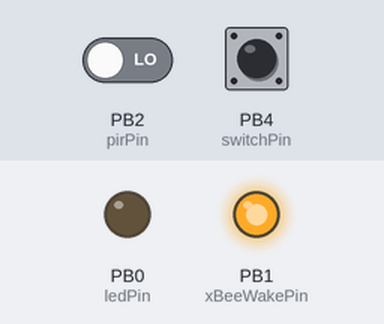
Recording of a sketch running on a simulated ATtiny85, built with avr-gcc and run on an emulated ATtiny85. On the bench: output pins drawn as LEDs (lit = HIGH). The inputs (shaded band) are chosen by the test bench; at power-on: PB4 (switchPin) LOW, PB2 (pirPin) LOW. Sleep ends after the set time or at an interrupt.

Above: at 17.2 s.
17.3 s: PB4 (switchPin) pulled HIGH for 3 s
Timing chart, 0 to 34.3 s (numbered marks = the images above; inputs shaded):
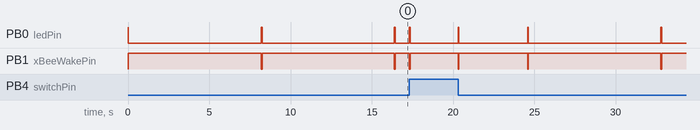

The sketch:

TinyMotion.ino
```cpp
/*
 * TinyMotion
 *
 * AVR: ATTiny85 (MFG P/N: ATTINY85-20PU)
 *
 * Fuses programmed for AVR (uses internal 8MHz clock source)
 * LFUSE = 0xE2 (Low Fuse)
 * HFUSE = 0xDF (High Fuse)
 * EFUSE = 0xFF (Extended Fuse)
 *
 * Vcc: 5V from Adafruit MintyBoost connected to LiPoly battery
 * Attached hardware: PIR sensor (detection), XBee (notification), 3mm Green LED (notification), push button (test)
 *
 * Run-time test calculations: http://oregonembedded.com/batterycalc.htm
 * Battery capacity: 1300mAh LiPoly battery
 * Test condition: Hiding underneath a table with an EX330 multimeter in mA mode. (I also had a laptop.)
 * Current consumption during sleep: 0.06mA (revised number from the breadboard version)
 * Current consumption during wakeup: 50mA (full transmit power of XBee is around ~45mA)
 * Number of wakeups per hour: 450 (watchdog triggered every ~8 seconds, 7.5 triggers per minute, 450 triggers
 *  per hour) .. 60 [seconds/per minute] / 8 [1 trigger/every 8 seconds] = 7.5 [triggers/min].
 *               7.5 [triggers/minute] * 60 [minutes/hr] = 450 [triggers/hour].
 * Duration of wake: around 55.4ms (at max)
 * After 15% derating for self-discharge, 113.45 days or 0.31 years.
 * This does not account for constant motion triggering, DC conversion loss, subatomic physics, etc.
 * If you have a lot of motion, hook this up to a (battery-backed) consistent power source.
 *
 */

#include <avr/sleep.h>
#include <avr/power.h>
#include <avr/wdt.h>

#include <SoftwareSerial.h>

#define CHIPID "DECAFBAD"          // A unique identifier for this particular chip.
                                   // Change this if you have multiple monitors.

SoftwareSerial xBeeComm(NULL, 3);  // None == RX, 3 == TX

const uint8_t ledPin      = 0;     // choose the pin for the LED
const uint8_t xBeeWakePin = 1;     // xbee wake up pin
                                   // configured with 'pin hibernate' (modem configuration
                                   // -> sleep modes in X-CTU)
const uint8_t pirPin    = 2;     // choose the input pin (for PIR sensor)
const uint8_t switchPin   = 4;     // test switch (if the PIR is broken this can help check its state)
bool wokenByDog = 0;               // state flag for watchdog timer wakeup

void setup() {
  // Wake up at regular intervals and send information
  //WDTCR |= _BV(WDE); // enable watchdog timer
  // enable watchdog timer in interrupt mode (using an 8 second timeout -- see p. 47-49 of datasheet)
  WDTCR |= _BV(WDIE) | _BV(WDP3) | _BV(WDP0);

  // Normally this interrupt is the right way to do stuff, but it seems to make softwareserial unhappy.
  // Instead, this uses pin change interrupts, which catch on both the rising and falling edge
  // of the PIR in edge triggering mode (so it alarms 'twice').

  // If you feel like hacking and slashing your way to a fix, here is how to setup INT0 on pin 2:
  // GIMSK |= _BV(INT0);   // Enable INT0 external interrupt (pin 2)
  // MCUCR |= _BV(ISC01) | _BV(ISC01); // Trigger interrupt on rising edge

  // Pin change interrupts
  // See 9.3.2 General Interrupt Mask Register (ATtiny85 data sheet) for information on this
  GIMSK |= _BV(PCIE);   // Enable pin change interrupts
  PCMSK |= _BV(PCINT2); // Wake on PIR pin change
  PCMSK |= _BV(PCINT4); // Wake on switch press, pin 4

  // Power conservation
  ADCSRA &= ~_BV(ADEN);    // Disable ADC
  ACSR |= _BV(ACD);        // Disable the analog comparator
  DIDR0 |= _BV(ADC0D) | _BV(ADC2D) | _BV(ADC3D) | _BV(ADC1D)
            | _BV(AIN1D) | _BV(AIN0D); // digital input buffer on ADC pins disabled

  xBeeComm.begin(9600);
  pinMode(ledPin, OUTPUT);
  pinMode(pirPin, INPUT);
  pinMode(xBeeWakePin, OUTPUT);
  pinMode(switchPin, INPUT);
}

void loop() {
  systemWakeup();

  // Heartbeat
  if(wokenByDog) {
    xBeeComm.print(CHIPID);
    xBeeComm.print(':');
    xBeeComm.println("STILL_ALIVE");
    wokenByDog = 0;
  }

  // PIR sensed something
  if(digitalRead(pirPin) == HIGH) {
    xBeeComm.print(CHIPID);
    xBeeComm.print(':');
    xBeeComm.println("ALARM");
  }

  // Chip test
  if(digitalRead(switchPin) == HIGH) {
    xBeeComm.print(CHIPID);
    xBeeComm.print(':');
    xBeeComm.println("CHIP_OK");
  }

  systemSleep();
}

void systemWakeup() {
   // Turn radio ON (pull low to GND for on)
  digitalWrite(xBeeWakePin, LOW);
  // Turn on threatening 3mm LED
  digitalWrite(ledPin, HIGH);
  // Wait for radio to power up
  delay(15);
}

void systemSleep() {
  delay(15); // Wait for any remaining transmissions to finish
  digitalWrite(ledPin, LOW);
  digitalWrite(xBeeWakePin, HIGH);
  set_sleep_mode(SLEEP_MODE_PWR_DOWN);
  sleep_mode();
}

ISR(WDT_vect) {
  wokenByDog = 1;
}
```
